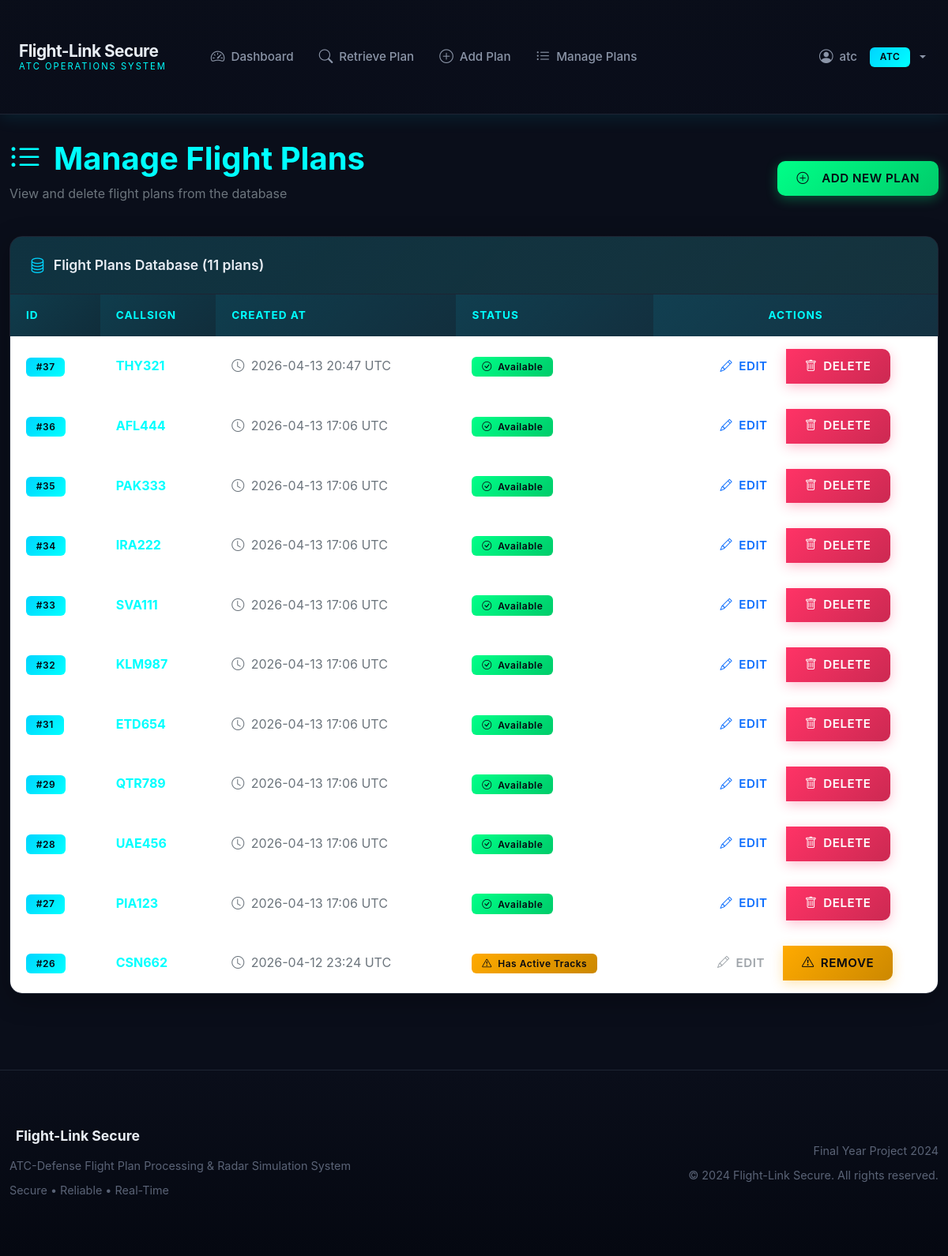
The page /atc/manage-flight-plans (signed in) on the database as committed earlier.
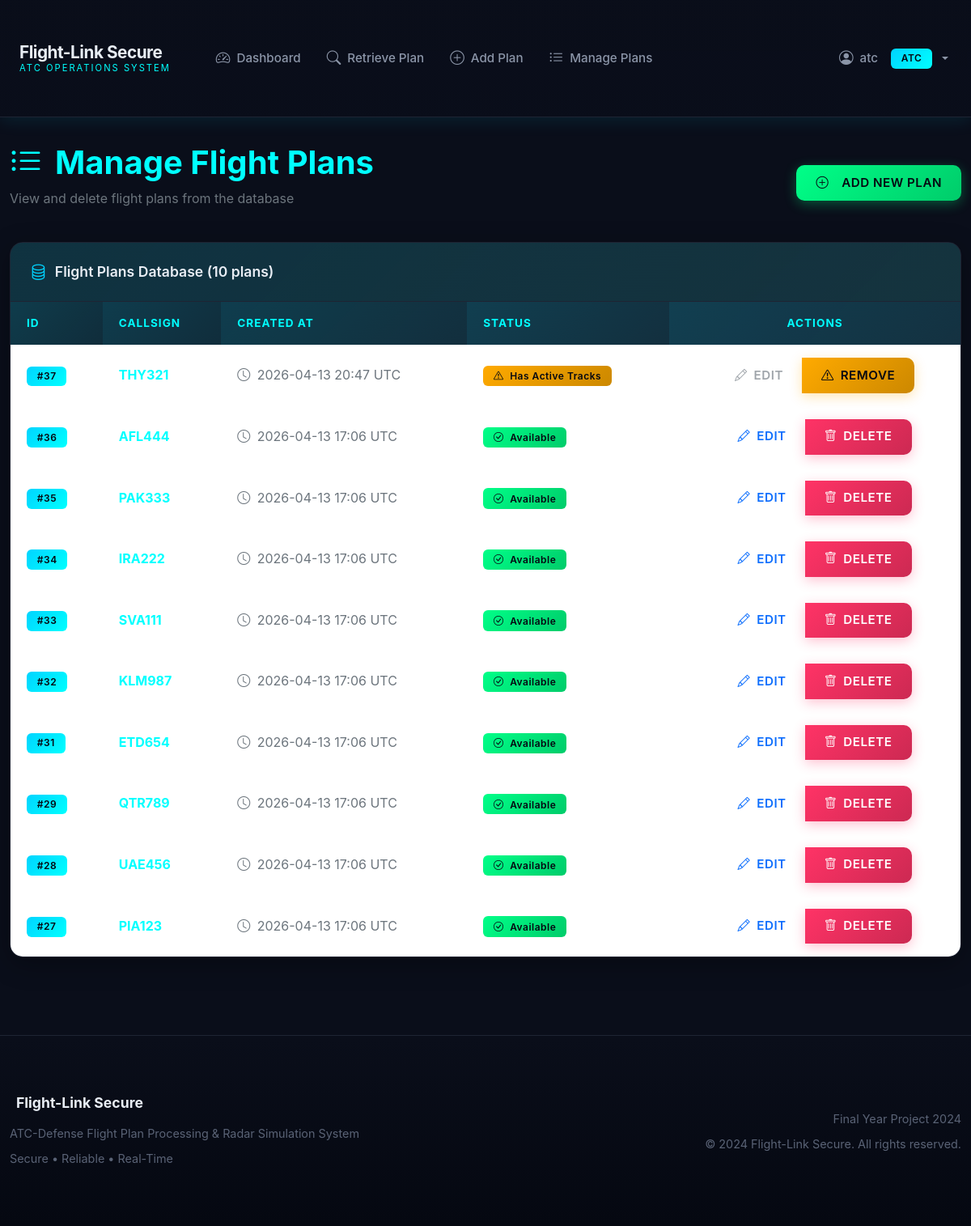
The same page on the database as committed later.
### app/models/__init__.py (models this page shows, shortened)
class FlightPlan(db.Model):
    __tablename__ = 'flight_plans'
    id = db.Column(db.Integer, primary_key=True)
    callsign = db.Column(db.String(20), unique=True, nullable=False, index=True)
    raw_flight_plan = db.Column(db.Text, nullable=False)
    created_at = db.Column(db.DateTime, default=datetime.utcnow)
    track_data = db.relationship('TrackData', backref='flight_plan', lazy=True, cascade='all, delete-orphan')

### app/routes/atc.py (the view)
@bp.route('/atc/manage-flight-plans')
@login_required
@atc_required
def atc_manage_flight_plans():
    ctx = atc_service.get_manage_flight_plans_context()
    return render_template('atc/manage_flight_plans.html', **ctx)

### app/models/__init__.py (called while the page is built)
    @property
    def is_authenticated(self):
        return True

    def is_admin(self):
        return self.role == 'admin'

    def is_atc(self):
        return self.role == 'atc'

### app/services/atc_service.py (called while the page is built)
def get_manage_flight_plans_context():
    flight_plans = FlightPlan.query.order_by(FlightPlan.created_at.desc()).all()
    plans_with_tracks = {}
    for plan in flight_plans:
        active_tracks = TrackData.query.filter_by(
            flight_plan_id=plan.id,
            status='active'
        ).count()
        plans_with_tracks[plan.id] = active_tracks > 0
    return {'flight_plans': flight_plans, 'plans_with_tracks': plans_with_tracks}

### templates/atc/manage_flight_plans.html (shortened to what the changed rows need)
{% extends "base.html" %}
{% block content %}
<div class="container-fluid">
    <div class="row mb-4">
        <div class="col-12">
            <div class="d-flex justify-content-between align-items-center">
                <div>
                    <h1 class="text-radar-cyan fw-bold">
                        <i class="bi bi-list-ul me-3"></i>Manage Flight Plans
                    </h1>
                </div>
            </div>
        </div>
    </div>
    {% if flight_plans %}
    <div class="row">
        <div class="col-12">
            <div class="card">
                <div class="card-header">
                    <i class="bi bi-database"></i>
                    Flight Plans Database ({{ flight_plans|length }} plans)
                </div>
                <div class="card-body p-0">
                    <div class="table-responsive">
                        <table class="table table-hover mb-0">
                            <thead>
                                <tr>
                                    <th>ID</th>
                                    <th>Callsign</th>
                                    <th>Created At</th>
                                    <th>Status</th>
                                    <th class="text-center">Actions</th>
                                </tr>
                            </thead>
                            <tbody>
                                {% for plan in flight_plans %}
                                <tr style="cursor: pointer;" onclick="openViewModal({{ plan.id }})" title="Click to view flight plan details">
                                    <td>
                                        <span class="badge badge-primary">#{{ plan.id }}</span>
                                    </td>
                                    <td>
                                        <strong class="text-radar-cyan">{{ plan.callsign }}</strong>
                                    </td>
                                    <td class="text-secondary">
                                        <i class="bi bi-clock me-1"></i>
                                        {{ plan.created_at.strftime('%Y-%m-%d %H:%M UTC') }}
                                    </td>
                                    <td>
                                        {% if plans_with_tracks.get(plan.id) %}
                                            <span class="badge badge-warning">
                                                <i class="bi bi-exclamation-triangle me-1"></i>
                                                Has Active Tracks
                                            </span>
                                        {% else %}
                                            <span class="badge badge-success">
                                                <i class="bi bi-check-circle me-1"></i>
                                                Available
                                            </span>
                                        {% endif %}
                                    </td>
                                    <td class="text-center" onclick="event.stopPropagation()">
                                        <div class="btn-group btn-group-sm" role="group">
                                            {% if plans_with_tracks.get(plan.id) %}
                                            <button type="button"
                                                    class="btn btn-outline-secondary"
                                                    disabled
                                                    title="Deactivate active tracks before editing the plan text">
                                                <i class="bi bi-pencil"></i>
                                                Edit
                                            </button>
                                            {% else %}
                                            <a href="{{ url_for('atc.atc_edit_flight_plan', plan_id=plan.id) }}"
                                               class="btn btn-outline-primary"
                                               title="Edit stored ICAO flight plan">
                                                <i class="bi bi-pencil"></i>
                                                Edit
                                            </a>
                                            {% endif %}
                                            {% if not plans_with_tracks.get(plan.id) %}
                                            <button type="button"
                                                    class="btn btn-danger"
                                                    data-bs-toggle="modal"
                                                    data-bs-target="#deleteModal{{ plan.id }}">
                                                <i class="bi bi-trash"></i>
                                                Delete
                                            </button>
                                            {% else %}
                                            <button type="button"
                                                    class="btn btn-warning"
                                                    data-bs-toggle="modal"
                                                    data-bs-target="#deleteModal{{ plan.id }}"
                                                    title="Has active tracks - termination required">
                                                <i class="bi bi-exclamation-triangle"></i>
                                                Remove
                                            </button>
                                            {% endif %}
                                        </div>
                                    </td>
                                </tr>
                                {% endfor %}
                            </tbody>
                        </table>
                    </div>
                </div>
            </div>
        </div>
    </div>
    {% endif %}
</div>
{% endblock %}

Rows that differ between the two databases and show on the page:
removed FlightPlan: id "26", callsign "CSN662", created_at "2026-04-12 23:24 UTC", shows "Has Active Tracks", shows "EDIT"
changed FlightPlan "THY321": text "Available DELETE" → "Has Active Tracks REMOVE"
Other text that changed with them:
{{ flight_plans|length }}: "11" → "10"
